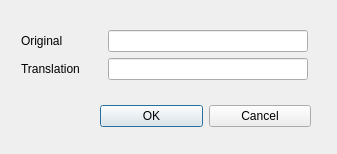
<?xml version="1.0" encoding="UTF-8"?>
<ui version="4.0">
 <class>NewGlossaryClass</class>
 <widget class="QDialog" name="NewGlossaryClass">
  <property name="geometry">
   <rect>
    <x>0</x>
    <y>0</y>
    <width>337</width>
    <height>154</height>
   </rect>
  </property>
  <property name="windowTitle">
   <string>New Entry</string>
  </property>
  <widget class="QWidget" name="layoutWidget">
   <property name="geometry">
    <rect>
     <x>100</x>
     <y>100</y>
     <width>211</width>
     <height>33</height>
    </rect>
   </property>
   <layout class="QHBoxLayout" name="_2">
    <property name="spacing">
     <number>6</number>
    </property>
    <property name="leftMargin">
     <number>0</number>
    </property>
    <property name="topMargin">
     <number>0</number>
    </property>
    <property name="rightMargin">
     <number>0</number>
    </property>
    <property name="bottomMargin">
     <number>0</number>
    </property>
    <item>
     <widget class="QPushButton" name="okButton">
      <property name="text">
       <string>OK</string>
      </property>
     </widget>
    </item>
    <item>
     <widget class="QPushButton" name="cancelButton">
      <property name="text">
       <string>Cancel</string>
      </property>
     </widget>
    </item>
   </layout>
  </widget>
  <widget class="QWidget" name="layoutWidget">
   <property name="geometry">
    <rect>
     <x>20</x>
     <y>30</y>
     <width>290</width>
     <height>52</height>
    </rect>
   </property>
   <layout class="QVBoxLayout" name="verticalLayout">
    <item>
     <layout class="QHBoxLayout" name="horizontalLayout">
      <item>
       <widget class="QLabel" name="label">
        <property name="sizePolicy">
         <sizepolicy hsizetype="Fixed" vsizetype="Preferred">
          <horstretch>0</horstretch>
          <verstretch>0</verstretch>
         </sizepolicy>
        </property>
        <property name="minimumSize">
         <size>
          <width>80</width>
          <height>0</height>
         </size>
        </property>
        <property name="maximumSize">
         <size>
          <width>80</width>
          <height>16777215</height>
         </size>
        </property>
        <property name="text">
         <string>Original</string>
        </property>
       </widget>
      </item>
      <item>
       <widget class="QLineEdit" name="lineEdit">
        <property name="sizePolicy">
         <sizepolicy hsizetype="Fixed" vsizetype="Fixed">
          <horstretch>0</horstretch>
          <verstretch>0</verstretch>
         </sizepolicy>
        </property>
        <property name="minimumSize">
         <size>
          <width>200</width>
          <height>0</height>
         </size>
        </property>
        <property name="maximumSize">
         <size>
          <width>200</width>
          <height>16777215</height>
         </size>
        </property>
       </widget>
      </item>
     </layout>
    </item>
    <item>
     <layout class="QHBoxLayout" name="horizontalLayout_2">
      <item>
       <widget class="QLabel" name="label_2">
        <property name="sizePolicy">
         <sizepolicy hsizetype="Fixed" vsizetype="Preferred">
          <horstretch>0</horstretch>
          <verstretch>0</verstretch>
         </sizepolicy>
        </property>
        <property name="minimumSize">
         <size>
          <width>80</width>
          <height>0</height>
         </size>
        </property>
        <property name="maximumSize">
         <size>
          <width>80</width>
          <height>16777215</height>
         </size>
        </property>
        <property name="text">
         <string>Translation</string>
        </property>
       </widget>
      </item>
      <item>
       <widget class="QLineEdit" name="lineEdit_2">
        <property name="sizePolicy">
         <sizepolicy hsizetype="Fixed" vsizetype="Fixed">
          <horstretch>0</horstretch>
          <verstretch>0</verstretch>
         </sizepolicy>
        </property>
        <property name="minimumSize">
         <size>
          <width>200</width>
          <height>0</height>
         </size>
        </property>
        <property name="maximumSize">
         <size>
          <width>200</width>
          <height>16777215</height>
         </size>
        </property>
       </widget>
      </item>
     </layout>
    </item>
   </layout>
  </widget>
 </widget>
 <resources/>
 <connections>
  <connection>
   <sender>okButton</sender>
   <signal>clicked()</signal>
   <receiver>NewGlossaryClass</receiver>
   <slot>accept()</slot>
   <hints>
    <hint type="sourcelabel">
     <x>278</x>
     <y>253</y>
    </hint>
    <hint type="destinationlabel">
     <x>96</x>
     <y>254</y>
    </hint>
   </hints>
  </connection>
  <connection>
   <sender>cancelButton</sender>
   <signal>clicked()</signal>
   <receiver>NewGlossaryClass</receiver>
   <slot>reject()</slot>
   <hints>
    <hint type="sourcelabel">
     <x>369</x>
     <y>253</y>
    </hint>
    <hint type="destinationlabel">
     <x>179</x>
     <y>282</y>
    </hint>
   </hints>
  </connection>
 </connections>
</ui>
